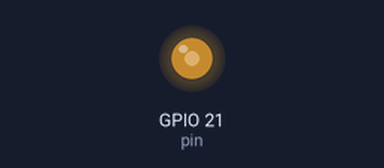
This program was run on a simulated Raspberry Pi (BCM pin numbers). Shown: output pins drawn as LEDs (lit = HIGH). At 64.0 s the program stops and its outputs stay as they are.

Above: at 0.1 s.
At 64.1 s:
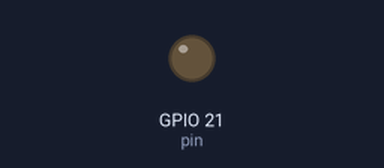
Timing chart, 0 to 65.5 s (numbered marks = the images above):
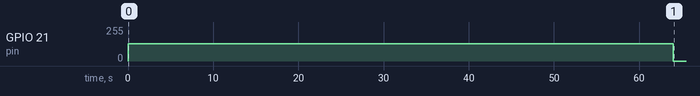

The program:

littlestar.py
```python
#!/usr/local/bin/python

import time
import RPi.GPIO as GPIO

pin = 21
GPIO.setmode(GPIO.BCM)
GPIO.setup(pin,GPIO.OUT)
p = GPIO.PWM(pin,1)
p.start(50)
# http://coopermaa2nd.blogspot.tw/2010/12/arduino-lab6.html
B0 = 31
C1 = 33
CS1 = 35
D1 = 37
DS1 = 39
E1 = 41
F1 = 44
FS1 = 46
G1 = 49
GS1 = 52
A1 = 55
AS1 = 58
B1 = 62
C2 = 65
CS2 = 69
D2 = 73
DS2 = 78
E2 = 82
F2 = 87
FS2 = 93
G2 = 98
GS2 = 104
A2 = 110
AS2 = 117
B2 = 123
C3 = 131
CS3 = 139
D3 = 147
DS3 = 156
E3 = 165
F3 = 175
FS3 = 185
G3 = 196
GS3 = 208
A3 = 220
AS3 = 233
B3 = 247
C4 = 262 # Do
CS4 = 277
D4 = 294 # Re
DS4 = 311
E4 = 330 # Mi
F4 = 349 # Fa
FS4 = 370
G4 = 392 # So
GS4 = 415
A4 = 440 # La
AS4 = 466
B4 = 494 # Si
C5 = 523 # Do
CS5 = 554
D5 = 587 # Re
DS5 = 622
E5 = 659 # Mi
F5 = 698 # Fa
FS5 = 740
G5 = 784 # So
GS5 = 831
A5 = 880 # La
AS5 = 932
B5 = 988 # Si
C6 = 1047 # Do
CS6 = 1109
D6 = 1175 # Re
DS6 = 1245
E6 = 1319 # Mi
F6 = 1397 # Fa
FS6 = 1480
G6 = 1568 # So
GS6 = 1661
A6 = 1760 # La
AS6 = 1865
B6 = 1976 # Si
C7 = 2093 # Do
CS7 = 2217
D7 = 2349
DS7 = 2489
E7 = 2637
F7 = 2794
FS7 = 2960
G7 = 3136
GS7 = 3322
A7 = 3520
AS7 = 3729
B7 = 3951
C8 = 4186
CS8 = 4435
D8 = 4699
DS8 = 4978

M_1 = C4
M_2 = D4
M_3 = E4
M_4 = F4
M_5 = G4
M_6 = A4
M_7 = B4
H_1 = C5
H_2 = D5
H_3 = E5
H_4 = F5
H_5 = G5
H_6 = A5
H_7 = B5

'''
http://www.chaodikong.com/article/2014/0917/article_26645.html
'''
def playLittleApple():
   # GPIO.setmode(GPIO.BOARD)
   # GPIO.setmode(GPIO.BCM)
  #  GPIO.setup(12, GPIO.OUT)
   # p = GPIO.PWM(12, 50) # pin12(GPIO.BOARD) = GPIO14(GPIO.BCM)
   # p.start(15) # 0 <= DV <= 100

    play(p, H_1, 0.5)
    play(p, H_1, 0.5)
    play(p, H_1, 0.5)
    play(p, H_1, 0.5)
    play(p, H_1, 0.5)
    play(p, H_1, 0.5)
    play(p, H_1, 0.5)
    play(p, M_6, 0.5)

    play(p, H_1, 0.5)
    play(p, H_1, 0.5)
    play(p, H_1, 0.5)
    play(p, H_1, 0.5)
    play(p, H_1, 0.5)
    play(p, H_1, 0.5)
    play(p, H_1, 0.5)
    play(p, M_5, 0.5)

    play(p, M_5, 0.5)
    play(p, M_5, 0.5)
    play(p, M_5, 0.5)
    play(p, M_5, 0.5)
    play(p, M_5, 0.5)
    play(p, M_6, 0.5)
    play(p, M_5, 0.5)
    play(p, M_6, 0.5)

    play(p, M_6, 4)

    play(p, H_1, 0.5)
    play(p, H_1, 0.5)
    play(p, H_1, 0.5)
    play(p, H_1, 0.5)
    play(p, H_1, 0.5)
    play(p, H_1, 0.5)
    play(p, H_1, 0.5)
    play(p, M_6, 0.5)

    play(p, H_1, 0.5)
    play(p, H_1, 0.5)
    play(p, H_1, 0.5)
    play(p, H_1, 0.5)
    play(p, H_1, 0.5)
    play(p, H_1, 0.5)
    play(p, H_1, 0.5)
    play(p, M_5, 0.5)

    play(p, M_5, 0.5)
    play(p, M_5, 0.5)
    play(p, M_5, 0.5)
    play(p, M_5, 0.5)
    play(p, M_5, 0.5)
    play(p, M_6, 0.5)
    play(p, M_5, 0.5)
    play(p, M_6, 0.5)

    play(p, M_6, 4)

    play(p, M_6, 0.5)
    play(p, M_6, 0.5)
    play(p, M_6, 0.5)
    play(p, M_7, 0.5)
    play(p, H_1, 0.5)
    play(p, H_3, 0.5)
    play(p, H_2, 0.5)
    play(p, H_1, 0.5)

    play(p, M_7, 0.5)
    play(p, M_6, 0.5)
    play(p, M_7, 0.5)
    play(p, M_6, 0.5)
    play(p, M_7, 0.5)
    play(p, M_7, 1.5)

    play(p, M_5, 0.5)
    play(p, M_5, 0.5)
    play(p, M_5, 0.5)
    play(p, M_6, 0.5)
    play(p, M_7, 0.5)
    play(p, H_2, 0.5)
    play(p, H_1, 0.5)
    play(p, M_7, 0.5)

    play(p, M_6, 0.5)
    play(p, M_5, 0.5)
    play(p, M_6, 0.5)
    play(p, M_5, 0.5)
    play(p, M_6, 2)

    play(p, M_6, 0.5)
    play(p, M_6, 0.5)
    play(p, M_6, 0.5)
    play(p, M_7, 0.5)
    play(p, H_1, 0.5)
    play(p, H_3, 0.5)
    play(p, H_2, 0.5)
    play(p, H_1, 0.5)

    play(p, M_7, 0.5)
    play(p, M_6, 0.5)
    play(p, M_7, 0.5)
    play(p, M_6, 0.5)
    play(p, M_7, 0.5)
    play(p, M_7, 1.5)

    play(p, M_5, 0.5)
    play(p, M_5, 0.5)
    play(p, M_5, 0.5)
    play(p, M_6, 0.5)
    play(p, M_7, 0.5)
    play(p, H_2, 0.5)
    play(p, H_1, 0.5)
    play(p, M_7, 0.5)

    play(p, H_1, 1)
    play(p, H_1, 1)
    play(p, H_1, 1)
    play(p, H_1, 1)

    play(p, H_3, 1)
    play(p, H_1, 1)
    play(p, H_2, 1)
    play(p, M_6, 1)

    play(p, H_3, 0.5)
    play(p, H_2, 0.5)
    play(p, H_1, 0.5)
    play(p, H_2, 0.5)
    play(p, M_6, 2)

    play(p, H_3, 1)
    play(p, H_1, 1)
    play(p, H_2, 1)
    play(p, H_2, 1)

    play(p, H_5, 0.5)
    play(p, H_3, 0.5)
    play(p, M_7, 1)
    play(p, H_1, 1)
    play(p, H_1, 0.5)
    play(p, M_7, 0.5)

    play(p, M_6, 1)
    play(p, M_7, 0.5)
    play(p, H_1, 0.5)
    play(p, H_2, 0.5)
    play(p, M_5, 0.5)
    play(p, M_5, 1)

    play(p, H_6, 0.5)
    play(p, H_5, 0.5)
    play(p, H_3, 0.5)
    play(p, H_5, 0.5)
    play(p, H_3, 1)
    play(p, H_2, 1)

    play(p, H_1, 1)
    play(p, H_2, 0.5)
    play(p, H_3, 0.5)
    play(p, H_2, 0.5)
    play(p, H_3, 0.5)
    play(p, H_2, 0.5)
    play(p, H_5, 0.5)

    play(p, H_5, 1)
    play(p, H_5, 1)
    play(p, H_5, 1)
    play(p, H_5, 1)

    play(p, H_3, 1)
    play(p, H_1, 1)
    play(p, H_2, 1)
    play(p, M_6, 1)

    play(p, H_3, 0.5)
    play(p, H_2, 0.5)
    play(p, H_1, 0.5)
    play(p, H_2, 0.5)
    play(p, M_6, 2)

    play(p, H_3, 1)
    play(p, H_1, 1)
    play(p, H_2, 1)
    play(p, H_2, 0.5)
    play(p, H_2, 0.5)

    play(p, H_5, 0.5)
    play(p, H_3, 0.5)
    play(p, M_7, 1)
    play(p, H_1, 1)
    play(p, H_1, 0.5)
    play(p, M_7, 0.5)

    play(p, M_6, 1)
    play(p, M_7, 0.5)
    play(p, H_1, 0.5)
    play(p, H_2, 0.5)
    play(p, M_5, 0.5)
    play(p, M_5, 1)

    play(p, H_6, 0.5)
    play(p, H_5, 0.5)
    play(p, H_3, 0.5)
    play(p, H_5, 0.5)
    play(p, H_3, 1)
    play(p, H_2, 1)

    play(p, H_1, 1)
    play(p, H_2, 0.5)
    play(p, H_3, 0.5)
    play(p, H_2, 0.5)
    play(p, M_5, 0.5)
    play(p, M_5, 1)

    play(p, M_6, 1)
    play(p, M_6, 0.5)
    play(p, H_1, 0.5)
    play(p, M_6, 1)
    play(p, M_6, 1)

    p.stop
    GPIO.cleanup()

def play(p, frequency, tempo):
    p.ChangeFrequency(frequency)
    time.sleep(0.5 * tempo)

def playDoReMi():
    GPIO.setmode(GPIO.BOARD)
    #GPIO.setmode(GPIO.BCM)
    GPIO.setup(12, GPIO.OUT)
    p = GPIO.PWM(12, 50) # pin12(GPIO.BOARD) = GPIO14(GPIO.BCM)
    p.start(25) # 0 <= DV <= 100

    print "Do"
    p.ChangeFrequency(523)
    time.sleep(1)

    print "Re"
    p.ChangeFrequency(587)
    time.sleep(1)

    print "Mi"
    p.ChangeFrequency(659)
    time.sleep(1)
    p.stop()
    GPIO.cleanup()

#playDoReMi()
#playDoReMi()
playLittleApple()
```

Measured:
- by itself, GPIO 21 (pin): 0/255 → 128/255 at 0.00 s, → 0/255 64.0 s later
